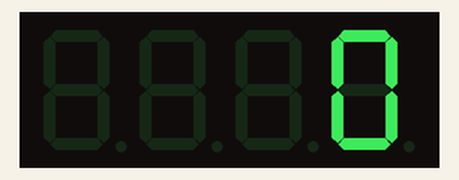
Simulated run of this program. Board: ESP32 board running MicroPython. Shown: 4-digit seven-segment display. Library files of the repository ran but are not shown: tm1637.py.

Above: at 0.1 s.
At 4.1 s:
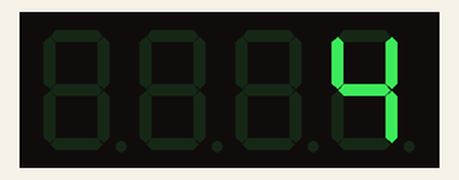
At 9.1 s:
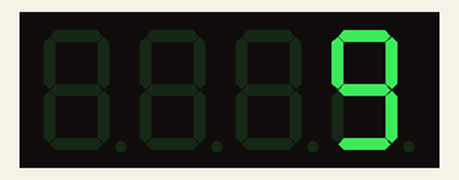
At 19.2 s:
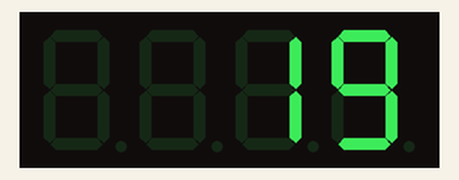
At 28.3 s:
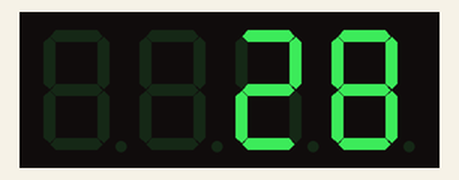
At 38.3 s:
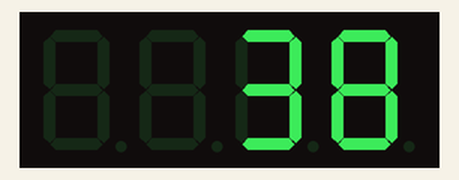

Measured:
- what the display in image 1 shows lasts 1.0 s, from 4.0 s to 5.0 s

The program:

smg.py
```python
'''
接线说明：数码管模块-->ESP32 IO
         CLK-->(16)
         DIO-->(17)
数码管间隔1s从0开始计数显示
'''
from machine import Pin
import time
import tm1637

GPIO_CLK=16
GPIO_DIO=17
class SegmentDisplayController:
    def __init__(self, clk_pin, dio_pin):
        # 初始化数码管控制对象
        self.smg = tm1637.TM1637(clk=Pin(clk_pin), dio=Pin(dio_pin))
        self.count = 0  # 计数器

    def display_count(self):
        # 显示当前计数器的值
        self.smg.number(self.count)
        #smg.numbers(1,24)  #显示小数01.24
        #smg.hex(123)  #将十进制数转换十六进制显示
        #smg.brightness(0)  #亮度调节
        #smg.temperature(25)  #显示带温度符号°C，整数温度值
        #smg.show("1314")  #字符串显示，显示整数
        #smg.scroll("1314-520",500)  #字符串滚动显示，速度调节
        #smg.number(n)

    def run(self):
        # 程序主循环
        while True:
            self.display_count()
            self.count += 1  # 计数器递增
            time.sleep(1)  # 间隔1秒更新显示

# 程序入口
if __name__ == "__main__":
    controller = SegmentDisplayController(GPIO_CLK, GPIO_DIO)  # 假设CLK连接到GPIO 16，DIO连接到GPIO 17
    controller.run()
```
